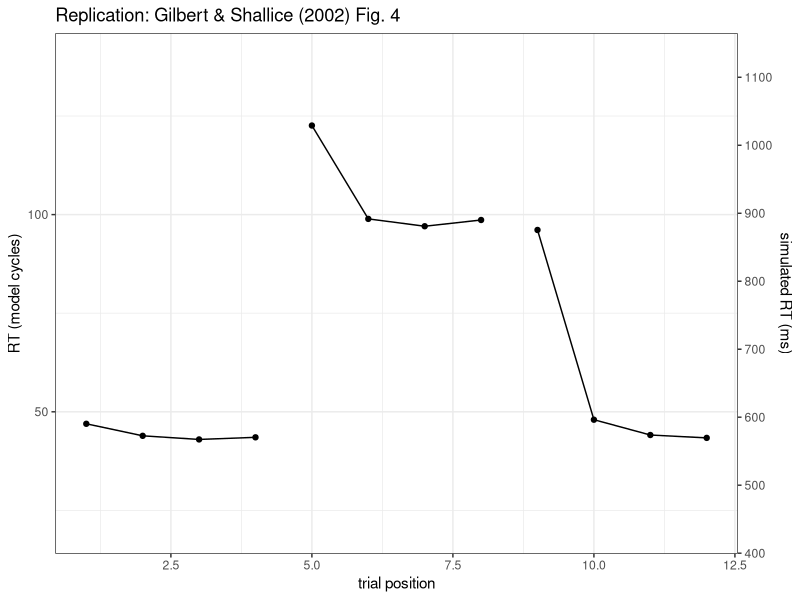

Source code (R): (Note: this script raises an error after producing the figure.)

rm (list=ls())

library(ggplot2) # for graphs
#library(pastecs) # for descriptive statistics
library(reshape2) # for transform
#library (plyr)
                                        # library(lsr) # for etaSquared

imageDirectory <- file.path(Sys.getenv("HOME"), "Dropbox", "PhD", "Thesis", "replication")

# 
labels.data = c("p1", "p2", "p3", "p4", "p5", "p6", "p7", "p8", "p9", "p10", "p11", "p12")


fig4data.rt <- read.delim("fig4_rts.txt", header=FALSE, sep=c("", ":"), col.names=labels.data)
fig4data.errors <- read.delim("fig4_errors.txt", header=FALSE, sep=c("", ":"), col.names=labels.data)

fig4data.rt$block <- seq(from=1, by=1, to=nrow(fig4data.rt))
fig4data.errors$block <- seq(from=1, by=1, to=nrow(fig4data.rt))



fig4data.rt.long <- melt(fig4data.rt, id.vars = "block",
                         variable.name = "trial.position",
                         value.name = "RT")
fig4data.errors.long <- melt(fig4data.errors,
                             id.vars = "block",
                             variable.name = "trial.position",
                             value.name = "error.rate")

idtask <- function (position) {
    if (as.numeric(position) < 5) {
        return (1)
    } else if (as.numeric(position) < 9) {
        return (2)
    } else {
        return (3)
    }
}

                                        # convert p1, p2 etc. into numeric position
fig4data.rt.long$trial.position <- as.numeric(gsub('p', '', fig4data.rt.long$trial.position))
fig4data.errors.long$trial.position <- as.numeric(gsub('p', '', fig4data.rt.long$trial.position))

# assign task (1, 2) for drawing group lines to match the figure
fig4data.rt.long$task <- sapply (fig4data.rt.long$trial.position, idtask)
fig4data.errors.long$task <- sapply (fig4data.rt.long$trial.position, idtask)
    
replication.fig4<- ggplot (fig4data.rt.long,  aes(x=trial.position, y=RT, group=task))
replication.fig4 +
    coord_cartesian(ylim=c(20, 140)) +
    stat_summary(fun.y = mean, geom = "line", position = "dodge") +
    stat_summary(fun.y = mean, geom = "point") +
        stat_summary(fun.data = mean_cl_boot,
                     geom = "errorbar",
                     # position = position_dodge(width = 0.2),
                     width = 0.2) + 
    labs (x = "trial position", y = "Simulated RT (Cycles)") +
    ggtitle("Replication: Gilbert & Shallice (2002) Fig. 4") +
    theme_bw() + theme (legend.position="bottom") + 
    scale_colour_grey(start = 0.1, end = 0.4) +
    scale_y_continuous( name= "RT (model cycles)",
       sec.axis = sec_axis(~ . * 5.8 +  318, # transformed sec axis to perform regression equation
       name="simulated RT (ms)",
       breaks = c(400, 500, 600, 700, 800, 900, 1000, 1100), 
       labels = c("400", "500", "600", "700", "800", "900", "1000", "1100")))


imageFile <- file.path("~/Dropbox/PhD/Thesis/replication/", "fig4_replicated_10000.png")
ggsave(filename=imageFile, width = 120, height = 80, units = "mm")


replication.fig4.errors<- ggplot (fig4data.errors.long,  aes(x=trial.position, y=1-error.rate, group=task))
replication.fig4.errors +
    stat_summary(fun.y = mean, geom = "line", position = "dodge") +
    stat_summary(fun.y = mean, geom = "point") +
        stat_summary(fun.data = mean_cl_boot,
                     geom = "errorbar",
                     # position = position_dodge(width = 0.2),
                     width = 0.2) + 
      labs (x = "trial position", y = "Simulated RT (Cycles)") +
          ggtitle("Replication: Gilbert & Shallice (2002) Fig. 4")

imageFile <- file.path("~/Dropbox/PhD/Thesis/replication/", "fig4_errors_replicated_10000.png")
ggsave(filename=imageFile, width = 120, height = 80, units = "mm")
